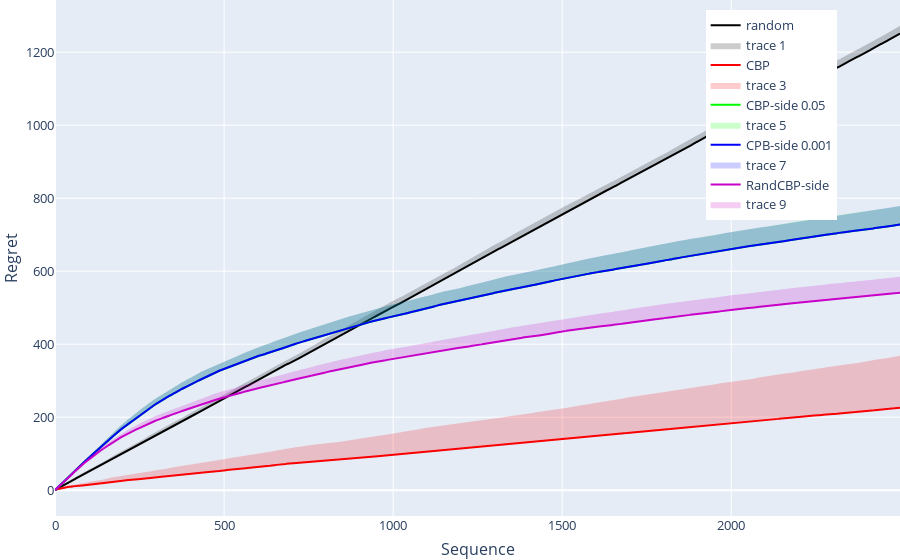
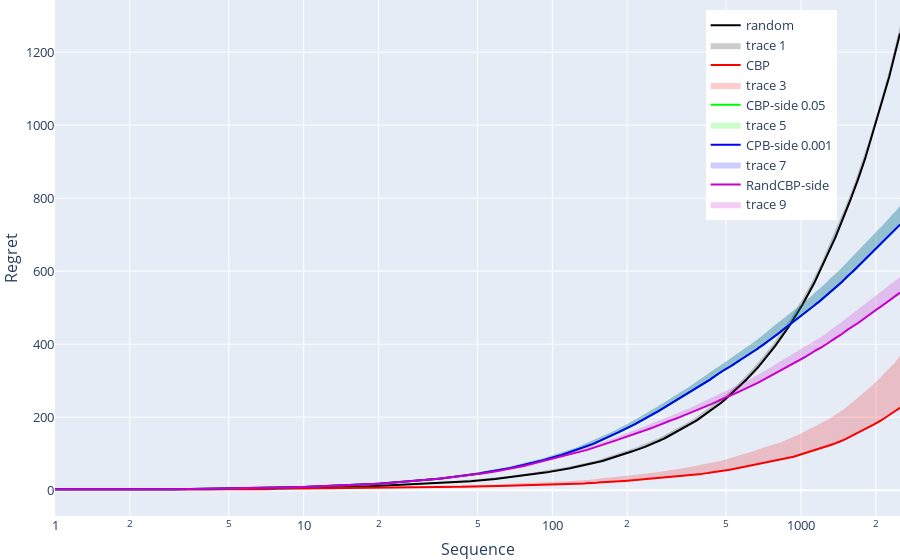

Notebook code for these charts, in order:
### Code cell
n_cores = 8
n_folds = 25
horizon = 2500

game = games.apple_tasting(False)

algos = [ random_algo.Random(  game, horizon, ),    
          cpb.CPB(  game, horizon, 1.01),  
          cpb_side.CPB_side(  game, horizon,1.01, 0.05), 
          cpb_side.CPB_side(  game, horizon,1.01, 0.001), 
          cpb_side_gaussian.RandCPB_side(game, horizon, 1.01, 0.05, 1/8, 10, False, 10e-7)   ] #cpb_side_gaussian.CPB_side_gauss(game, horizon, 1/16, 10)

colors = [  [0,0,0], [250,0,0], [0,250,0] , [0,0,250],  [200,0,200]  ] #, [250,0,0]
labels = [  'random',  'CBP', 'CBP-side 0.05',  'CPB-side 0.001', 'RandCBP-side' ] #  'Rand CPB-side'

fig = go.Figure(    )

for alg, color, label in zip( algos, colors, labels):

    r,g,b = color
    result = evaluate_parallel(n_cores, n_folds, horizon, alg, game, 'easy')
    np.save('./results/apple_tasting/easy_context_{}_{}_{}'.format(horizon,n_folds, label), result)
    regret =  np.mean(result,0) 
    
    xcoords = np.arange(0,horizon,1).tolist()
    std =  np.std(result,0) 
    upper_regret = regret + std

    fig.add_trace(go.Scatter(x=xcoords, y=regret, line=dict(color='rgb({},{},{})'.format(r,g,b)), mode='lines',  name=label )) # 

    fig.add_trace(   go.Scatter( x=xcoords+xcoords[::-1], y=upper_regret.tolist()+regret.tolist()[::-1],  fill='toself', fillcolor='rgba({},{},{},0.2)'.format(r,g,b), 
                         line=dict(color='rgba(255,255,255,0)'),   hoverinfo="skip",  showlegend=True )  )
    
fig.update_layout(legend= dict(yanchor="top",y=0.98,xanchor="left",x=0.77), autosize=False,
                 xaxis_title="Sequence",
                 yaxis_title="Regret",
                 margin=go.layout.Margin( l=0,   r=0,   b=0,    t=0, ), 
                  font=dict(size=13,) )

fig.show(legend=True)

# fig.write_image("./easy_AT_context.pdf")

fig.update_xaxes(type="log")
# fig.write_image("./easy_AT_context_log.pdf")

fig.show()

### Figure 1 — Plotly figure (JSON) as saved in the notebook; plotly's stock layout.template omitted (floating-point values rounded to 4 significant figures; data arrays with more than 128 entries replaced by an {"elided": "..."} marker saying what was removed)
{"data": [{"line": {"color": "rgb(0,0,0)"}, "mode": "lines", "name": "random", "x": {"elided": "2500 int values"}, "y": {"elided": "2500 float values"}, "type": "scatter"}, {"fill": "toself", "fillcolor": "rgba(0,0,0,0.2)", "hoverinfo": "skip", "line": {"color": "rgba(255,255,255,0)"}, "showlegend": true, "x": {"elided": "5000 int values"}, "y": {"elided": "5000 float values"}, "type": "scatter"}, {"line": {"color": "rgb(250,0,0)"}, "mode": "lines", "name": "CBP", "x": {"elided": "2500 int values"}, "y": {"elided": "2500 float values"}, "type": "scatter"}, {"fill": "toself", "fillcolor": "rgba(250,0,0,0.2)", "hoverinfo": "skip", "line": {"color": "rgba(255,255,255,0)"}, "showlegend": true, "x": {"elided": "5000 int values"}, "y": {"elided": "5000 float values"}, "type": "scatter"}, {"line": {"color": "rgb(0,250,0)"}, "mode": "lines", "name": "CBP-side 0.05", "x": {"elided": "2500 int values"}, "y": {"elided": "2500 float values"}, "type": "scatter"}, {"fill": "toself", "fillcolor": "rgba(0,250,0,0.2)", "hoverinfo": "skip", "line": {"color": "rgba(255,255,255,0)"}, "showlegend": true, "x": {"elided": "5000 int values"}, "y": {"elided": "5000 float values"}, "type": "scatter"}, {"line": {"color": "rgb(0,0,250)"}, "mode": "lines", "name": "CPB-side 0.001", "x": {"elided": "2500 int values"}, "y": {"elided": "2500 float values"}, "type": "scatter"}, {"fill": "toself", "fillcolor": "rgba(0,0,250,0.2)", "hoverinfo": "skip", "line": {"color": "rgba(255,255,255,0)"}, "showlegend": true, "x": {"elided": "5000 int values"}, "y": {"elided": "5000 float values"}, "type": "scatter"}, {"line": {"color": "rgb(200,0,200)"}, "mode": "lines", "name": "RandCBP-side", "x": {"elided": "2500 int values"}, "y": {"elided": "2500 float values"}, "type": "scatter"}, {"fill": "toself", "fillcolor": "rgba(200,0,200,0.2)", "hoverinfo": "skip", "line": {"color": "rgba(255,255,255,0)"}, "showlegend": true, "x": {"elided": "5000 int values"}, "y": {"elided": "5000 float values"}, "type": "scatter"}], "layout": {"legend": {"yanchor": "top", "y": 0.98, "xanchor": "left", "x": 0.77}, "font": {"size": 13}, "autosize": false, "xaxis": {"title": {"text": "Sequence"}}, "yaxis": {"title": {"text": "Regret"}}, "margin": {"b": 0, "l": 0, "r": 0, "t": 0}}}

### Figure 2 — Plotly figure (JSON) as saved in the notebook; plotly's stock layout.template omitted (floating-point values rounded to 4 significant figures; data arrays with more than 128 entries replaced by an {"elided": "..."} marker saying what was removed)
{"data": [{"line": {"color": "rgb(0,0,0)"}, "mode": "lines", "name": "random", "x": {"elided": "2500 int values"}, "y": {"elided": "2500 float values"}, "type": "scatter"}, {"fill": "toself", "fillcolor": "rgba(0,0,0,0.2)", "hoverinfo": "skip", "line": {"color": "rgba(255,255,255,0)"}, "showlegend": true, "x": {"elided": "5000 int values"}, "y": {"elided": "5000 float values"}, "type": "scatter"}, {"line": {"color": "rgb(250,0,0)"}, "mode": "lines", "name": "CBP", "x": {"elided": "2500 int values"}, "y": {"elided": "2500 float values"}, "type": "scatter"}, {"fill": "toself", "fillcolor": "rgba(250,0,0,0.2)", "hoverinfo": "skip", "line": {"color": "rgba(255,255,255,0)"}, "showlegend": true, "x": {"elided": "5000 int values"}, "y": {"elided": "5000 float values"}, "type": "scatter"}, {"line": {"color": "rgb(0,250,0)"}, "mode": "lines", "name": "CBP-side 0.05", "x": {"elided": "2500 int values"}, "y": {"elided": "2500 float values"}, "type": "scatter"}, {"fill": "toself", "fillcolor": "rgba(0,250,0,0.2)", "hoverinfo": "skip", "line": {"color": "rgba(255,255,255,0)"}, "showlegend": true, "x": {"elided": "5000 int values"}, "y": {"elided": "5000 float values"}, "type": "scatter"}, {"line": {"color": "rgb(0,0,250)"}, "mode": "lines", "name": "CPB-side 0.001", "x": {"elided": "2500 int values"}, "y": {"elided": "2500 float values"}, "type": "scatter"}, {"fill": "toself", "fillcolor": "rgba(0,0,250,0.2)", "hoverinfo": "skip", "line": {"color": "rgba(255,255,255,0)"}, "showlegend": true, "x": {"elided": "5000 int values"}, "y": {"elided": "5000 float values"}, "type": "scatter"}, {"line": {"color": "rgb(200,0,200)"}, "mode": "lines", "name": "RandCBP-side", "x": {"elided": "2500 int values"}, "y": {"elided": "2500 float values"}, "type": "scatter"}, {"fill": "toself", "fillcolor": "rgba(200,0,200,0.2)", "hoverinfo": "skip", "line": {"color": "rgba(255,255,255,0)"}, "showlegend": true, "x": {"elided": "5000 int values"}, "y": {"elided": "5000 float values"}, "type": "scatter"}], "layout": {"legend": {"yanchor": "top", "y": 0.98, "xanchor": "left", "x": 0.77}, "font": {"size": 13}, "autosize": false, "xaxis": {"title": {"text": "Sequence"}, "type": "log"}, "yaxis": {"title": {"text": "Regret"}}, "margin": {"b": 0, "l": 0, "r": 0, "t": 0}}}
